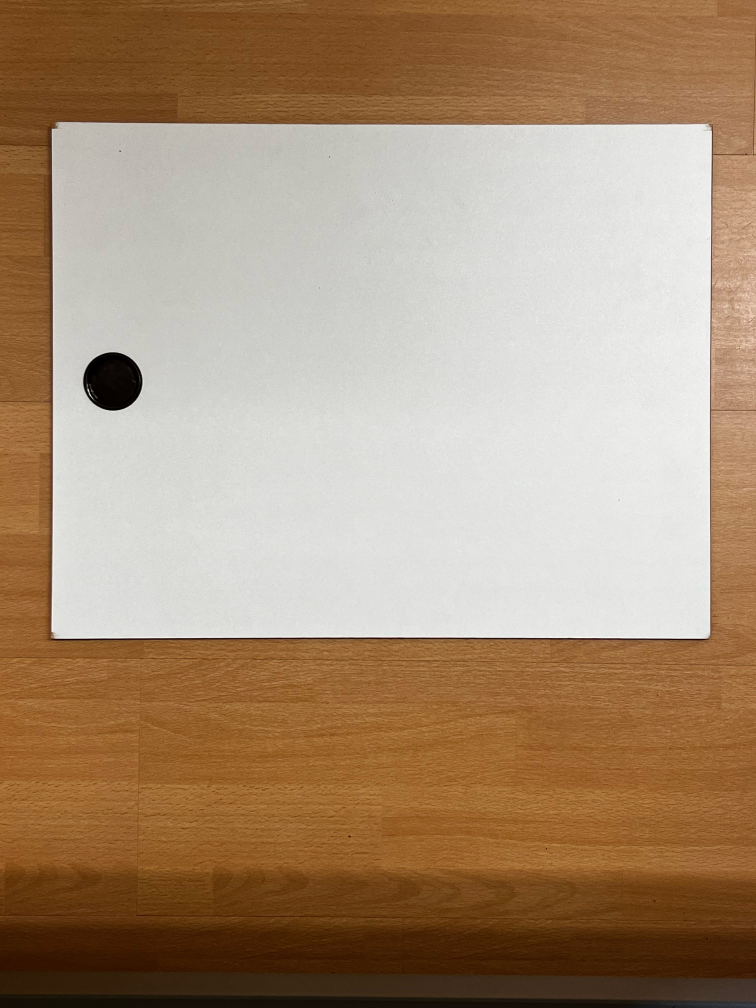
#> input picture images/1_bon_image.jpg, 3024 x 4032 px (shown at 1/4 size); its folder holds only this picture in this run
$ python open_multiple_images_ratio.py
#> lines starting #> are read from the running program, lines starting #| are printed output that depends on the picture; after the words box and inside, x2 and y2 are one past the last pixel; in counts of white or black regions, pixels touching at a corner belong together
### classes/Image.py
import cv2 as cv
import numpy as np
from classes.Rectangle import Rectangle


class Image:
    def __init__(self) -> None:
        self.original_image: np.ndarray = []
        self.gray_image: np.ndarray = []
        self.thresholded_image: np.ndarray = []
        self.resized_image: np.ndarray = []
        self.blurred_image: np.ndarray = []
        self.original_dimension: list[int] = [0, 0]
        self.max_dimension: int = 0

    @property
    def blurred_image(self) -> np.ndarray:
        return self._blurred_image

    @blurred_image.setter
    def blurred_image(self, new_blurred_image: np.ndarray) -> None:
        self._blurred_image = new_blurred_image

    @property
    def resized_image(self) -> np.ndarray:
        return self._resized_image

    @resized_image.setter
    def resized_image(self, new_resized_image: np.ndarray) -> None:
        self._resized_image = new_resized_image

    @property
    def max_dimension(self) -> int:
        return self._max_dimension

    @max_dimension.setter
    def max_dimension(self, new_max_dimension) -> None:
        self._max_dimension = new_max_dimension

    @property
    def original_dimension(self) -> list[int]:
        return self._original_dimension

    @original_dimension.setter
    def original_dimension(self, new_original_dimension) -> None:
        self._original_dimension = new_original_dimension

    @property
    def thresholded_image(self) -> np.ndarray:
        return self._thresholded_image

    @thresholded_image.setter
    def thresholded_image(self, new_thresholded_image: np.ndarray) -> None:
        self._thresholded_image = new_thresholded_image

    @property
    def gray_image(self) -> np.ndarray:
        return self._gray_image

    @gray_image.setter
    def gray_image(self, new_gray_image: np.ndarray) -> None:
        self._gray_image = new_gray_image

    @property
    def original_image(self) -> np.ndarray:
        return self._original_image

    @original_image.setter
    def original_image(self, new_original_image: np.ndarray) -> None:
        self._original_image = new_original_image

    def findRotation(self, rectangle: Rectangle) -> np.ndarray:
        """
        Calculates the rotation matrix for a given rectangle and applies the rotation to an image.

        Args:
            self: The current instance of the class.
            rectangle (Rectangle): The rectangle object to be rotated.

        Returns:
            np.ndarray: The rotated image.

        Example:
            ```python
            image = Image()
            rectangle = Rectangle()
            rotated_image = image.findRotation(rectangle)
            cv.imshow("Rotated Image", rotated_image)
            cv.waitKey(0)
            ```
        """

        angle: int = cv.minAreaRect(rectangle.largest_contour)[-1]

        # If the angle is negative, adjust it to be in the range [0, 90]
        if angle < -45:
            angle += 90

        # Create a rotation matrix
        rectangle.rotation_matrix = cv.getRotationMatrix2D(
            (
                rectangle.coord[0] + rectangle.size[0] / 2,
                rectangle.coord[1] + rectangle.size[1] / 2,
            ),
            angle,
            1,
        )
        # Apply the rotation to the image
        return cv.warpAffine(
            self.resized_image,
            rectangle.rotation_matrix,
            (
                self.resized_image.shape[1],
                self.resized_image.shape[0],
            ),
            flags=cv.INTER_LINEAR,
        )

### classes/Rectangle.py
import numpy as np


class Rectangle:
    def __init__(self) -> None:
        self.contours: tuple[np.ndarray, ...] = None
        self.largest_contour: np.ndarray = None
        self.coord: list[int] = [0, 0]
        self.rotation_matrix: np.ndarray = None
        self.size: list[int] = [0, 0]
        self.ratio: float = 0.0

    @property
    def ratio(self):
        return self._ratio

    @ratio.setter
    def ratio(self, new_ratio: list[int]):
        self._ratio = new_ratio

    @property
    def size(self):
        return self._size

    @size.setter
    def size(self, new_size: list[int]):
        self._size = new_size

    @property
    def rotation_matrix(self):
        return self._rotation_matrix

    @rotation_matrix.setter
    def rotation_matrix(self, new_rotation_matrix: np.ndarray):
        self._rotation_matrix = new_rotation_matrix

    @property
    def coord(self):
        return self._coord

    @coord.setter
    def coord(self, new_coord: list[int]):
        self._coord = new_coord

    @property
    def largest_contour(self):
        return self._largest_contour

    @largest_contour.setter
    def largest_contour(self, new_largest_contour: np.ndarray):
        self._largest_contour = new_largest_contour

    @property
    def contours(self):
        return self._contours

    @contours.setter
    def contours(self, new_contours: tuple[np.ndarray, ...]):
        self._contours = new_contours

### open_multiple_images_ratio.py
from typing import Final, Tuple, cast
import traceback
import cv2 as cv
import numpy as np
import os

from classes.Image import Image
from classes.Rectangle import Rectangle
from classes.Colors import Colors

try:
    # ================#
    # GLOBAL VARIABLE #
    # ================#
    MAX_DIMENSION: Final[int] = 800
    MARGIN_ERROR: Final[float] = 1.2
    FOLDER_PATH: Final[str] = "./images"
    TITLE_WINDOW: Final[str] = "Detected Circles"

    global_selected_circle: Tuple[int] = None
    global_white_rectangle_ratio: Tuple[int] = None
    global_selected_filename = None

    # ==========#
    # FUNCTIONS #
    # ==========#
    # [77 lines left out: functions select_circle, change_selected_color, not called in this run]

    def calculate_white_rectangle_position(
        circle: np.ndarray, rectangle: Rectangle
    ) -> Tuple[float, float]:
        x, y, r = circle
        CIRCLE_DIAMETER_PIXEL: Final[int] = r * 2

        CIRCLE_DISTANCE_FROM_TOP_PIXEL: Final[int] = y - rectangle.coord[1]
        CIRCLE_DISTANCE_FROM_LEFT_PIXEL: Final[int] = x - rectangle.coord[0]

        return (
            CIRCLE_DIAMETER_PIXEL,
            CIRCLE_DISTANCE_FROM_TOP_PIXEL,
            CIRCLE_DISTANCE_FROM_LEFT_PIXEL,
        )

    # [47 lines left out: functions print_selected_circle_info, show, not called in this run]

    def get_circles(image: Image) -> np.ndarray:
        RAW_CIRCLES_IN_WHITE_RECTANGLE: Final[np.ndarray] = cv.HoughCircles(
            image.blurred_image,
            cv.HOUGH_GRADIENT,
            dp=1,
            minDist=50,  # Minimum distance between detected circles
            param1=255,  # Upper threshold for edge detection
            param2=13,  # Threshold for circle detection
            minRadius=1,  # Minimum circle radius
            maxRadius=50,  # Maximum circle radius (adjust as needed)
        )

        if RAW_CIRCLES_IN_WHITE_RECTANGLE is not None:
            return np.round(RAW_CIRCLES_IN_WHITE_RECTANGLE[0, :]).astype("int")
        return None

    # ========#
    # PROGRAM #
    # ========#
    for i, filename in enumerate(os.listdir(FOLDER_PATH)):
        if (
            filename.endswith(".jpeg")
            or filename.endswith(".jpg")
            or filename.endswith(".png")
        ):
            IMAGE_PATH: Final[str] = os.path.join(FOLDER_PATH, filename)
            opened_image: Image = Image()
            white_rectangle: Rectangle = Rectangle()
            rotated_image: Image = Image()
            rotated_white_rectangle: Rectangle = Rectangle()
            white_rectangle_image = Image()
            opened_image.max_dimension = MAX_DIMENSION
            opened_image.original_image = cv.imread(IMAGE_PATH)
#> in original_image, self._original_image is the input picture: shape (4032, 3024, 3); mean B, G, R 117.9, 143.6, 168.9
            opened_image.original_dimension = opened_image.original_image.shape[
                :2
            ]  #  h x w

            # Calculate the new dimensions
            if opened_image.original_dimension[1] > opened_image.original_dimension[0]:
                new_width: int = opened_image.max_dimension
                new_height: int = int(
                    opened_image.original_dimension[0]
                    * (opened_image.max_dimension / opened_image.original_dimension[1])
                )
            else:
                new_height: int = opened_image.max_dimension
#> new_height = 800
                new_width: int = int(
                    opened_image.original_dimension[1]
                    * (opened_image.max_dimension / opened_image.original_dimension[0])
                )
#> new_width = 600

            opened_image.resized_image = cv.resize(
                opened_image.original_image, (new_width, new_height)
            )
#> in resized_image (call 4), `self._resized_image = new_resized_image`:
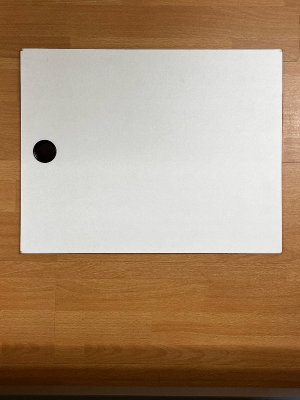
#> self._resized_image: shape (800, 600, 3) (shown at 1/2 size); mean of channels 0, 1, 2 117.8, 143.5, 168.8; drawn as B, G, R

            opened_image.gray_image = cv.cvtColor(
                opened_image.resized_image, cv.COLOR_BGR2GRAY
            )
#> in gray_image (call 4), `self._gray_image = new_gray_image`:
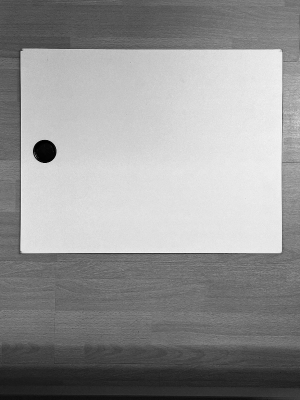
#> self._gray_image: shape (800, 600) (shown at 1/2 size); min 0, max 253, mean 148.2

            opened_image.thresholded_image = cv.threshold(
                opened_image.gray_image, 128, 255, cv.THRESH_BINARY
            )[1]
#> in thresholded_image (call 4), `self._thresholded_image = new_thresholded_image`:
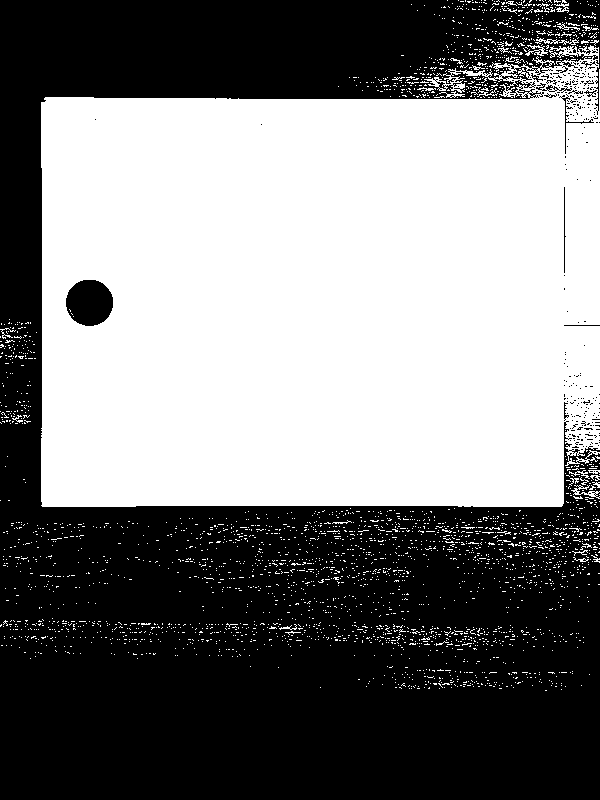
#> self._thresholded_image: shape (800, 600); 48.8% white; 2913 white regions (2880 under 20 px)
            white_rectangle.contours = cv.findContours(
                opened_image.thresholded_image,
                cv.RETR_EXTERNAL,
                cv.CHAIN_APPROX_SIMPLE,
                offset=(0, 0),
            )[0]
#> in contours (call 3), `self._contours = new_contours`: self._contours = 2905 contours, 2896 with area under 20; largest, box (x1, y1, x2, y2) and area: (41, 45, 600, 507) 228401, (571, 485, 600, 499) 78, (525, 45, 548, 56) 57, (535, 38, 560, 44) 44, (554, 0, 569, 13) 36
            if len(white_rectangle.contours) > 0:
                white_rectangle.largest_contour = max(
                    white_rectangle.contours, key=cv.contourArea
                )
                (
                    white_rectangle.coord[0],
                    white_rectangle.coord[1],
                    white_rectangle.size[0],
                    white_rectangle.size[1],
                ) = cast(
                    tuple[int, ...], cv.boundingRect(white_rectangle.largest_contour)
                )
                rotated_image.original_image = opened_image.findRotation(
                    white_rectangle
                )
#> in findRotation, `angle: int = cv.minAreaRect(rectangle.largest_contour)[-1]`: angle = -90
#> in findRotation, `angle += 90`: angle = 0

                rotated_image.gray_image = cv.cvtColor(
                    rotated_image.original_image, cv.COLOR_BGR2GRAY
                )

                rotated_image.thresholded_image = cv.threshold(
                    rotated_image.gray_image, 128, 255, cv.THRESH_BINARY
                )[1]
                rotated_white_rectangle.contours = cv.findContours(
                    rotated_image.thresholded_image,
                    cv.RETR_EXTERNAL,
                    cv.CHAIN_APPROX_SIMPLE,
                    offset=(0, 0),
                )[0]
                if len(rotated_white_rectangle.contours) > 0:
                    rotated_white_rectangle.largest_contour = max(
                        rotated_white_rectangle.contours, key=cv.contourArea
                    )
                    cv.drawContours(
                        rotated_image.original_image,
                        rotated_white_rectangle.contours,
                        -1,
                        (0, 0, 255),  # BGR : Red
                        2,
                    )
                    (
                        rotated_white_rectangle.coord[0],
                        rotated_white_rectangle.coord[1],
                        rotated_white_rectangle.size[0],
                        rotated_white_rectangle.size[1],
                    ) = cast(
                        tuple[int, ...],
                        cv.boundingRect(rotated_white_rectangle.largest_contour),
                    )

                white_rectangle_image.original_image = rotated_image.original_image[
                    rotated_white_rectangle.coord[1] : rotated_white_rectangle.coord[1]
                    + rotated_white_rectangle.size[1],
                    rotated_white_rectangle.coord[0] : rotated_white_rectangle.coord[0]
                    + rotated_white_rectangle.size[0],
                ]
#> in original_image (call 6), `self._original_image = new_original_image`:
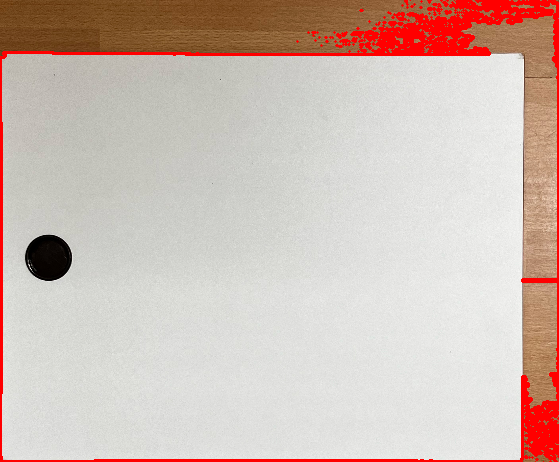
#> self._original_image: shape (462, 559, 3); mean of channels 0, 1, 2 181.3, 189.6, 208.3; drawn as B, G, R

                white_rectangle_image.gray_image = cv.cvtColor(
                    white_rectangle_image.original_image, cv.COLOR_BGR2GRAY
                )
#> in gray_image (call 6), `self._gray_image = new_gray_image`:
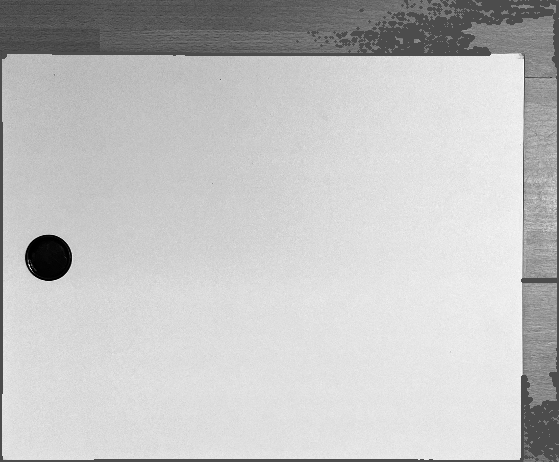
#> self._gray_image: shape (462, 559); min 0, max 252, mean 194.3
                white_rectangle_image.blurred_image = cv.GaussianBlur(
                    white_rectangle_image.gray_image, (9, 9), 2
                )
#> in blurred_image (call 4), `self._blurred_image = new_blurred_image`:
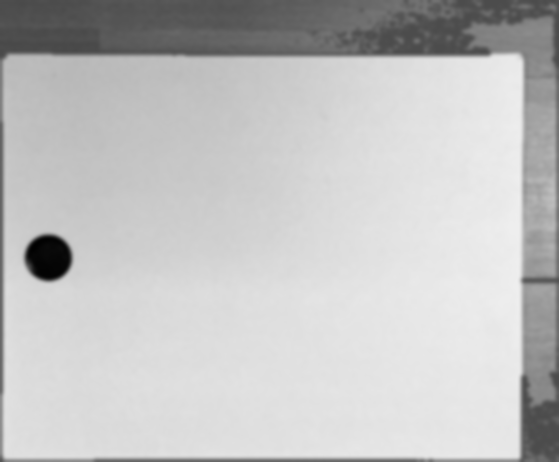
#> self._blurred_image: shape (462, 559); min 1, max 238, mean 194.4

                CIRCLES_IN_WHITE_RECTANGLE: Final[np.ndarray] = get_circles(
                    white_rectangle_image
                )
#> in get_circles, `RAW_CIRCLES_IN_WHITE_RECTANGLE: Final[np.ndarray] = cv.HoughCircles( i..`: RAW_CIRCLES_IN_WHITE_RECTANGLE = [[48.5, 257.5, 22.8]]
#> CIRCLES_IN_WHITE_RECTANGLE = [[48, 258, 23]]

                if CIRCLES_IN_WHITE_RECTANGLE is None:
                    print(
                        f"{Colors.RED}Pas de cercles détectés sur l'image {filename}{Colors.RESET}"
                    )
                elif len(CIRCLES_IN_WHITE_RECTANGLE) == 1:
                    for j, (
                        CIRCLE_X_COORD,
                        CIRCLE_Y_CCORD,
                        CIRCLE_RADIUS,
                    ) in enumerate(CIRCLES_IN_WHITE_RECTANGLE):
                        if j == 0:
                            cv.circle(
                                white_rectangle_image.original_image,
                                (CIRCLE_X_COORD, CIRCLE_Y_CCORD),
                                CIRCLE_RADIUS,
                                (255, 0, 0),
                                2,
                            )  # Draw the circle
                        else:
                            cv.circle(
                                white_rectangle_image.original_image,
                                (CIRCLE_X_COORD, CIRCLE_Y_CCORD),
                                CIRCLE_RADIUS,
                                (0, 255, 0),
                                2,
                            )  # Draw the circle
#> this loop made 1 pass
                    (
                        diameter_pixel,
                        circle_from_top,
                        circle_from_left,
                    ) = calculate_white_rectangle_position(
                        CIRCLES_IN_WHITE_RECTANGLE[0], white_rectangle
                    )
#> in calculate_white_rectangle_position, `x, y, r = circle`: x = 48; y = 258; r = 23
#> in calculate_white_rectangle_position, `CIRCLE_DIAMETER_PIXEL: Final[int] = r * 2`: CIRCLE_DIAMETER_PIXEL = 46
#> in calculate_white_rectangle_position, `CIRCLE_DISTANCE_FROM_TOP_PIXEL: Final[int] = y - rectangle.coord[1]`: CIRCLE_DISTANCE_FROM_TOP_PIXEL = 213
#> in calculate_white_rectangle_position, `CIRCLE_DISTANCE_FROM_LEFT_PIXEL: Final[int] = x - rectangle.coord[0]`: CIRCLE_DISTANCE_FROM_LEFT_PIXEL = 7
#> diameter_pixel = 46; circle_from_top = 213; circle_from_left = 7

                    WHITE_RECTANGLE_RATIO: Final[float] = (
                        white_rectangle.size[0] / white_rectangle.size[1]
                        if white_rectangle.size[0] > white_rectangle.size[1]
                        else white_rectangle.size[1] / white_rectangle.size[0]
                        if white_rectangle.size[1] > white_rectangle.size[0]
                        else 1.0
                    )

                    if i == 0:
                        global_selected_filename = filename
                        global_white_rectangle_ratio = WHITE_RECTANGLE_RATIO
                        print(
                            f"{Colors.YELLOW}##########################\nFirst Rectangle : {global_white_rectangle_ratio}\n{filename}{Colors.RESET}"
                        )
                        # print_informations_circles(CIRCLES_IN_WHITE_RECTANGLE)
                        cv.imshow(TITLE_WINDOW, white_rectangle_image.original_image)
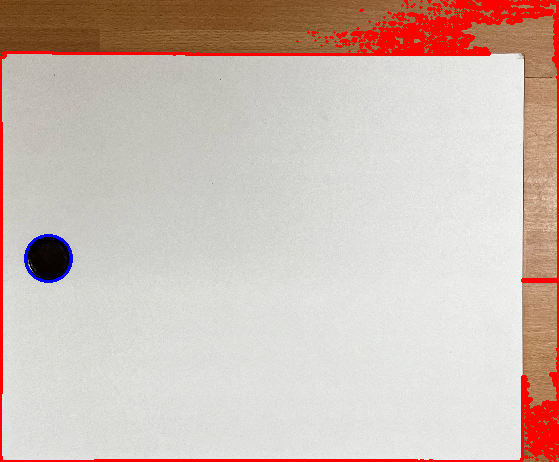
#> window 'Detected Circles': shape (462, 559, 3); mean B, G, R 181.5, 189.4, 208.1
                        # cv.setMouseCallback(TITLE_WINDOW, select_circle)
                        while True:
                            key_pressed: int = cv.waitKeyEx(0)
#> (key Esc is pressed here)
#> key_pressed = 27
                            if key_pressed == 27:  # 27 is 'Esc' key
                                break
                            if (
                                cv.getWindowProperty(TITLE_WINDOW, cv.WND_PROP_VISIBLE)
                                < 1
                            ):
                                break
                    else:
                        print(
                            f"{Colors.YELLOW}##########################\n{WHITE_RECTANGLE_RATIO}{Colors.RESET}"
                        )
                        if (
                            WHITE_RECTANGLE_RATIO
                            > MARGIN_ERROR * global_white_rectangle_ratio
                        ):
                            print(
                                f"{Colors.ORANGE}La planche sur l'image {filename} est trop grande.{Colors.RESET}"
                            )
                        elif (
                            WHITE_RECTANGLE_RATIO
                            < global_white_rectangle_ratio / MARGIN_ERROR
                        ):
                            print(
                                f"{Colors.BLUE}La planche sur l'image {filename} est trop petite.{Colors.RESET}"
                            )
                        else:
                            print(
                                f"{Colors.GREEN}La planche sur l'image {filename} est identique.{Colors.RESET}"
                            )
                elif len(CIRCLES_IN_WHITE_RECTANGLE) > 1:
                    print(
                        f"{Colors.RED}Plusieurs cercles détectés sur l'image {filename}{Colors.RESET}"
                    )
                    if i == 1:
                        print(
                            f"{Colors.RED}Problème avec la première image{Colors.RESET}"
                        )
                        break
            else:
                print(
                    f"{Colors.RED}Pas de rectangle détectés sur l'image {filename}{Colors.RESET}"
                )
        else:
            print(
                f"{Colors.RED}Le fichier {filename} ne contient pas la bonne extension{Colors.RESET}"
            )
    print("EOP")
except Exception:
    traceback.print_exc()
